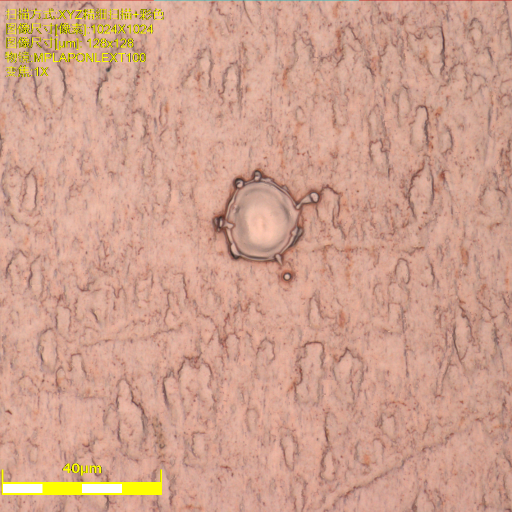
#> input picture data/1.jpg, 1024 x 1024 px (shown at 1/2 size); its folder holds only this picture in this run
$ python takeOneCoor.py
#> lines starting #> are read from the running program, lines starting #| are printed output that depends on the picture
import cv2
import numpy as np
import math
from pylab import plt
from matplotlib.pyplot import MultipleLocator
#解决中文显示问题
plt.rcParams['font.sans-serif']=['SimHei']
plt.rcParams['axes.unicode_minus'] = False


def findCoor(img_path,save_path):
#> called with img_path = './data/1.jpg', save_path = './save/gray_cur1.png'
  img = cv2.imread(img_path)
#> img is the input picture: shape (1024, 1024, 3); mean B, G, R 141.2, 160.5, 207.1
  #获取图片的宽和高
  width,height = img.shape[:2][::-1]
#> width = 1024; height = 1024
  #将图片缩小便于显示观看
  img_resize = cv2.resize(img,
  (int(width*2),int(height*2)),interpolation=cv2.INTER_CUBIC)
  #显示读取的图片
  # cv2.imshow("img",img_resize)
  # print("img_reisze shape:{}".format(np.shape(img_resize)))
  #将图片转为灰度图
  img_gray = cv2.cvtColor(img_resize,cv2.COLOR_RGB2GRAY)
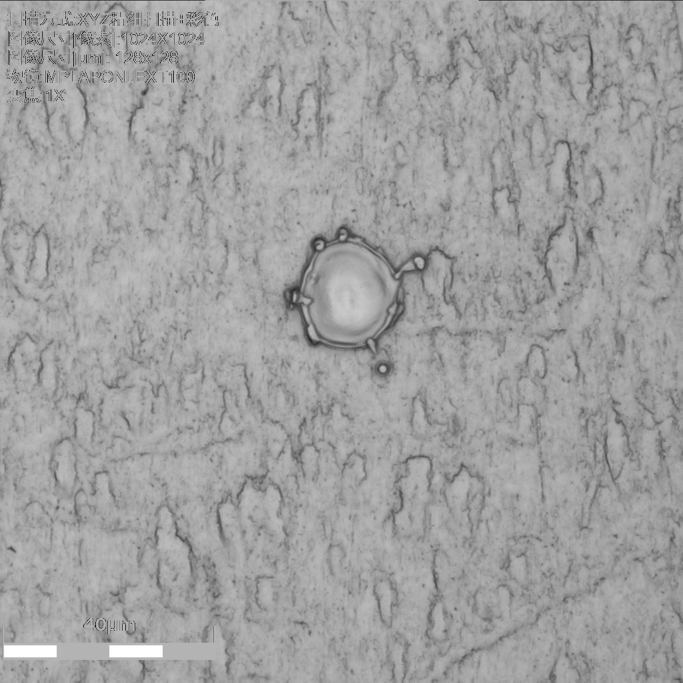
#> img_gray: shape (2048, 2048) (shown at 1/3 size); min 0, max 255, mean 160.1
  print()
  # img_gray = img_gray[int(img_gray.shape[0]/4):int(img_gray.shape[0]*3/4)][int(img_gray.shape[1]/4):int(img_gray.shape[1]*3/4)]
  add=500
  img_gray1=img_gray
  img_gray = img_gray[:][add:1300]
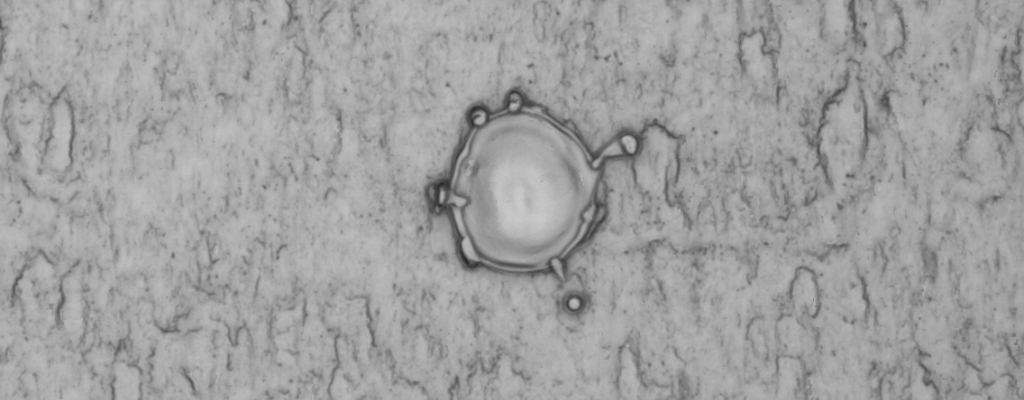
#> img_gray: shape (800, 2048) (shown at 1/2 size); min 35, max 203, mean 160

  # img_gray=img_gray1[:][512:150]
  #显示灰度图
  # cv2.imshow("img_gray",img_gray)
  #保存灰度图
  # cv2.imwrite("./save/test_img_gray.jpg",img_gray)
  # print("img_gray shape:{}".format(np.shape(img_gray)))


  #创建数组来存储圆心和边的坐标
  coorArray=[]
  # 记录读取的点
  k=0
  def on_EVENT_LBUTTONDOWN(event, x, y, flags, param):
      if event == cv2.EVENT_LBUTTONDOWN:
          xy = "%d,%d" % (x, y)
          #显示字符串
          xy=str(x)+","+str(y+add)
          coorArray.append([x,y+add])
          cv2.circle(img_gray, (x, y), 1, (255, 0, 0), thickness = -1)
          cv2.putText(img_gray, xy, (x, y), cv2.FONT_HERSHEY_PLAIN,
                      1.0, (0,0,0), thickness = 1)
          cv2.imshow("image", img_gray)
  cv2.namedWindow("image")
  cv2.setMouseCallback("image", on_EVENT_LBUTTONDOWN)
  #设定生成窗口个数
  n=1
  while(n>0):
      cv2.imshow("image", img_gray)
      if cv2.waitKey(0)&0xFF==27:
#> (key Esc is pressed here)
          break
      n=n-1
  ##求半径
#> (the run stopped early here; a loop or call above may not have finished)
